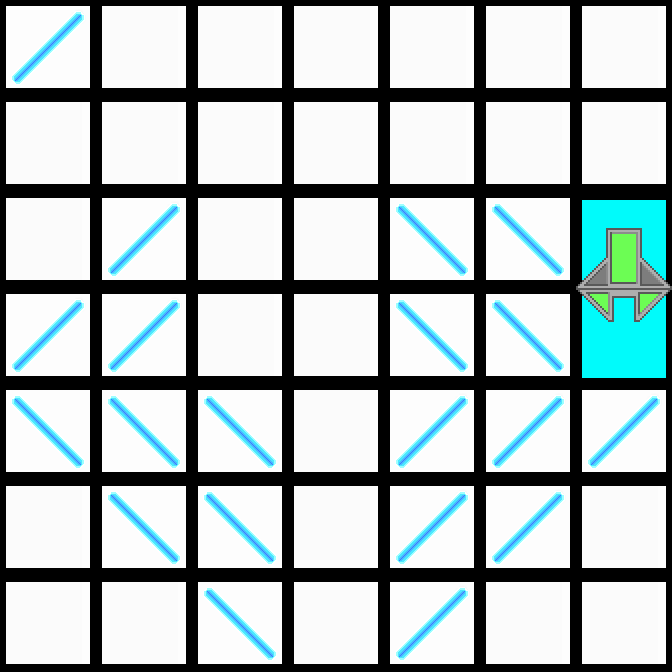

Tiled map render using the project's own tile images. Description and the whole map definition, tile-layer contents included, below:
An orthogonal 7x7 tile map with 96x96 px tiles, 2 tile layers (Colors, Tiles).

<map version="1.0" orientation="orthogonal" renderorder="right-down" width="7" height="7" tilewidth="96" tileheight="96">
 <properties>
  <property name="AvailableTiles" value="2, 2, 2" />
 </properties>
 <tileset firstgid="1" source="../tiles.tsx" />
 <layer name="Colors" width="7" height="7">
  <data encoding="csv">
87,87,87,87,87,87,87,
87,87,87,87,87,87,87,
87,87,87,87,87,87,86,
87,87,87,87,87,87,86,
87,87,87,87,87,87,87,
87,87,87,87,87,87,87,
87,87,87,87,87,87,87
</data>
 </layer>
 <layer name="Tiles" width="7" height="7">
  <data encoding="csv">
2,1,1,1,1,1,1,
1,1,1,1,1,1,1,
1,2,1,1,3,3,5,
2,2,1,1,3,3,11,
3,3,3,1,2,2,2,
1,3,3,1,2,2,1,
1,1,3,1,2,1,1
</data>
 </layer>
</map>
